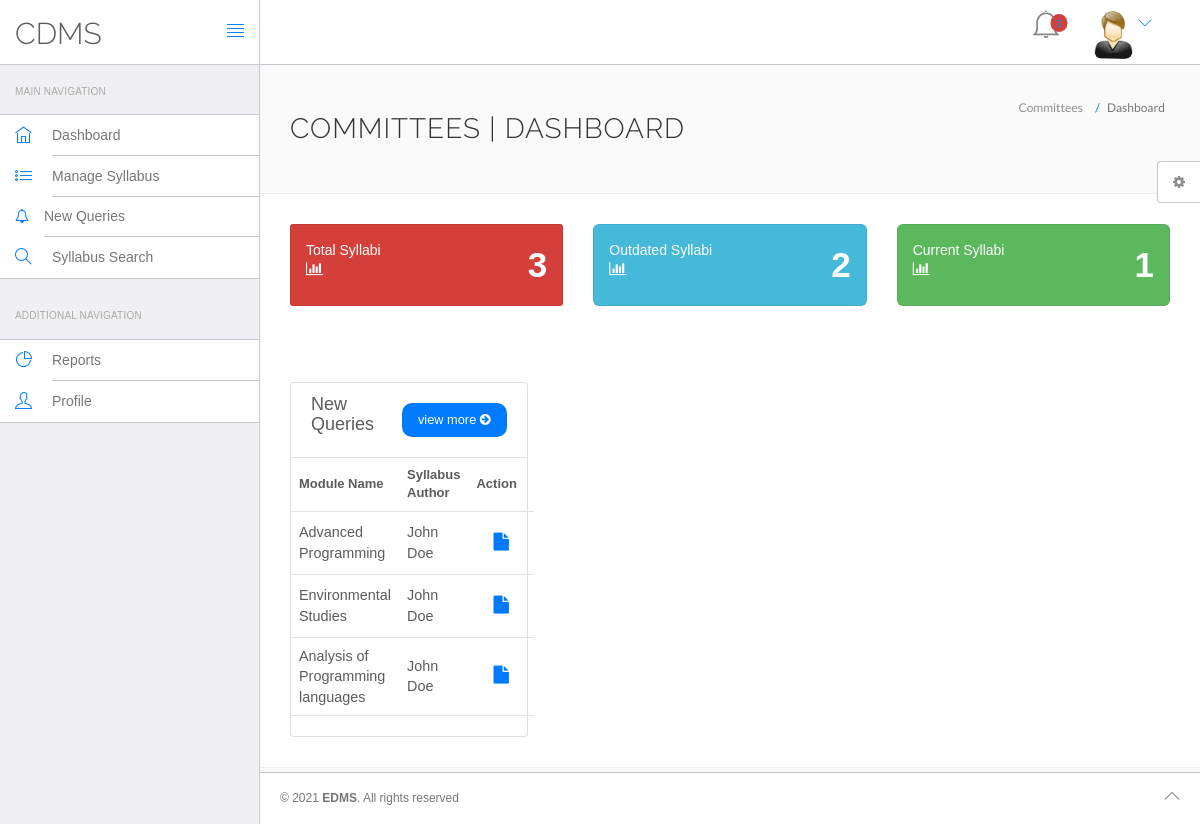
The app's page /views/Committees/dashboard.php (signed in) with its own data.
### tables this page shows
CREATE TABLE IF NOT EXISTS `syllabus` (
  `Syllabus_ID` int NOT NULL AUTO_INCREMENT,
  `Author_ID` int NOT NULL,
  `Committee_ID` int NOT NULL,
  `Module_code` varchar(10) NOT NULL,
  `Module_name` varchar(50) NOT NULL,
  `Link_to_syllabus` varchar(150) DEFAULT NULL,
  `Years_outdated` int NOT NULL,
  `Level` int NOT NULL,
  `Remarks` varchar(150) DEFAULT NULL,
  `Approval_Status` varchar(50) DEFAULT NULL,
  PRIMARY KEY (`Syllabus_ID`),
  KEY `Syllabus_Author_ID_fk` (`Author_ID`) USING BTREE,
  KEY `syllabus_committee_ID_fk` (`Committee_ID`) USING BTREE
);

CREATE TABLE IF NOT EXISTS `syllabus_author` (
  `Author_ID` int NOT NULL,
  `Faculty_ID` int NOT NULL,
  `School_ID` int NOT NULL,
  `Name` varchar(50) NOT NULL,
  `Profile_Picture` varchar(50) DEFAULT NULL,
  `Email` varchar(50) DEFAULT NULL,
  `Address` varchar(100) DEFAULT NULL,
  `Education` varchar(60) DEFAULT NULL,
  `Skill` varchar(100) DEFAULT NULL,
  `Position` varchar(50) NOT NULL,
  `Note` varchar(150) DEFAULT NULL,
  PRIMARY KEY (`Author_ID`),
  UNIQUE KEY `Faculty_ID` (`Faculty_ID`) USING BTREE,
  UNIQUE KEY `School_ID` (`School_ID`),
  UNIQUE KEY `Email` (`Email`)
);

### views/committees/dashboard.php (the view, shortened to what this page needs)
<?php
	include('include/config.php');
	$id = $_SESSION['cid'];
?>
<!DOCTYPE html>
<html>
    <head>
		<link rel="stylesheet" href="vendor/bootstrap/css/bootstrap.min.css"/>
		<link rel="stylesheet" href="vendor/fontawesome/css/font-awesome.min.css"/>
		<link rel="stylesheet" href="vendor/themify-icons/themify-icons.min.css"/>
		<link href="vendor/animate.css/animate.min.css" rel="stylesheet" media="screen"/>
		<link href="vendor/perfect-scrollbar/perfect-scrollbar.min.css" rel="stylesheet" media="screen"/>
		<link href="vendor/switchery/switchery.min.css" rel="stylesheet" media="screen"/>
		<link href="vendor/bootstrap-touchspin/jquery.bootstrap-touchspin.min.css" rel="stylesheet" media="screen"/>
		<link href="vendor/select2/select2.min.css" rel="stylesheet" media="screen"/>
		<link href="vendor/bootstrap-datepicker/bootstrap-datepicker3.standalone.min.css" rel="stylesheet" media="screen"/>
		<link href="vendor/bootstrap-timepicker/bootstrap-timepicker.min.css" rel="stylesheet" media="screen"/>
		<link rel="stylesheet" href="assets/css/styles.css"/>
		<link rel="stylesheet" href="assets/css/plugins.css"/>
		<link rel="stylesheet" href="assets/css/themes/theme-1.css" id="skin_color" />
    </head>
    <body>
    <div id="app">
			<?php include('include/sidebar.php');?>
			<div class="app-content">
				<?php include('include/header.php');?>
				<div class="main-content" >
					<div class="wrap-content container" id="container">
						<section id="page-title">
							<div class="row">
								<div class="col-sm-8">
									<h1 class="mainTitle">Committees | Dashboard</h1>
																	</div>
								<ol class="breadcrumb">
									<li>
										<span>Committees</span>
									</li>
									<li class="active">
										<span>Dashboard</span>
									</li>
								</ol>
							</div>
						</section>
							<div class="container-fluid container-fullw bg-white">
								<div class="row">
									<div class="col-sm-4">
										<div class="panel panel-white bg-danger" style="background-color:border-radius: 6px;">
											<div class="panel-body">
												<a href="manage-syllabus.php">
													<div class="pull-left">
														<small class="StepTitle" style="color:white;font-size: 14px;">Total Syllabi</small>
														<br />
														<i class="fa fa-bar-chart" style="color:white;font-size:15px;"></i>
													</div>
													<div class="pull-right">
														<?php
															$sql = mysqli_query($conn,"SELECT * FROM syllabus ");
															$num_rows = mysqli_num_rows($sql);
															echo "<span style='color:white;font-size: 35px;'><b>$num_rows</b></span>"
														?>
													</div>
												</a>
											</div>
										</div>
									</div>
									<div class="col-sm-4">
										<div class="panel panel-white bg-info" style="border-radius: 6px;">
											<div class="panel-body">
												<a href="outdated-syllabi.php">
													<div class="pull-left">
														<small class="StepTitle " style="color:white;font-size: 14px;">Outdated Syllabi</small>
														<br />
														<i class="fa fa-bar-chart" style="color:white;font-size:15px;"></i>
													</div>
													<div class="pull-right">
														<?php
															$sql = mysqli_query($conn,"SELECT * FROM syllabus WHERE Years_Outdated >= 3");
															$num_rows = mysqli_num_rows($sql);
															echo "<span style='color:white;font-size: 35px;'><b>$num_rows</b></span>"
														?>
													</div>
												</a>
											</div>
										</div>
									</div>
									<div class="col-sm-4">
										<div class="panel panel-white bg-success" style="border-radius: 6px;">
											<div class="panel-body">
												<a href="manage-syllabus.php">
													<div class="pull-left">
														<small class="StepTitle" style="color:white;font-size:14px;">Current Syllabi</small>
														<br />
														<i class="fa fa-bar-chart" style="color:white;font-size:15px;"></i>
													</div>
													<div class="pull-right">
														<?php
															$sql = mysqli_query($conn,"SELECT * FROM syllabus WHERE Years_Outdated < 3");
															$num_rows = mysqli_num_rows($sql);
															echo "<span style='color:white;font-size: 35px;'><b>$num_rows</b></span>"
														?>
													</div>
												</a>
											</div>
										</div>
									</div>
								</div>
								<div class="row">
									<div class="col-sm-4 recent-grid">
										<div class="card">
											<div class="card-header bg-white">
												<h4 class="pull-left">New Queries</h1>
												<a class="pull-right btn btn-primary" href="new-queries.php"><span>view more <i class="fa fa-arrow-circle-right"></i></span></a>
											</div>
											<div class="card-body">
												<table width="100%" class="table table-hover" id="recent">
													<thead>
														<tr>
															<th>Module Name</th>
															<th class="hidden-xs">Syllabus Author</th>
															<th>Action</th>
														</tr>
													</thead>
													<tbody>
														<?php
															$sql1 = mysqli_query($conn,"SELECT * FROM syllabus WHERE Committee_ID = '$id' AND Approval_Status ='Pending Review'");
															while($row1=mysqli_fetch_assoc($sql1))
															{
																$AuthID = $row1['Author_ID'];
																$morris = mysqli_query($conn,"SELECT * FROM syllabus_author WHERE Author_ID = '$AuthID'");
																while($kingz=mysqli_fetch_assoc($morris))
																{
														?>
														<tr>
															<td class="hidden-xs"><?php echo $row1['Module_name'];?></td>
															<td><?php echo $kingz['Name'];?></td>
															<td>
																<div class="visible-md visible-lg hidden-sm hidden-xs">
																	<a href="query-details.php?id=<?php echo $row1['Syllabus_ID'] ?>" class="btn btn-transparent btn-lg" title="View Details"><i class="fa fa-file"></i></a>
																</div>
															</td>
														</tr>
														<?php
															}}
														?>
													</tbody>
												</table>
											</div>
										</div>
									</div>
								</div>
							</div>
						</div>
					</div>
				</div>
				<?php include('include/footer.php');?>
				<?php include('include/setting.php');?>
		</div>
    </body>
</html>

### views/committees/assets/css/themes/theme-1.css (style rules this page uses)
body { background: #FAFAFA; }

### views/committees/dashboard.php (style rules this page uses)
.recent-grid { margin-top: 3.5rem; display: grid; grid-gap: 2rem; grid-template-columns: 87% auto; }
table { border-collapse: collapse; }
thead tr { border: 1px solid #f0f0f0; border-bottom: 2px solid #f0f0f0; }
td { padding: .5rem 1rem; font-size: .9rem; color: #222; }
.card { position: relative; display: -webkit-box; display: -webkit-flex; display: -ms-flexbox; display: flex; -webkit-box-orient: vertical; -webkit-box-direction: normal; -webkit-flex-direction: column; -ms-flex-direction: column; flex-direction: column; background-color: #fff; border: 1px solid rgba(0, 0, 0, 0.125); border-radius: 0.25rem; }
.card-header { display: flex; justify-content: space-between; align-items: center; padding: 0.75rem 1.25rem; margin-bottom: 0; background-color: #f7f7f9; border-bottom: 1px solid rgba(0, 0, 0, 0.125); }
.card-header a.btn { border-radius: 10px; font-size: .8rem; padding: .5rem 1rem; border: 1px solid var(--main-color); }
.card-header:first-child { border-radius: calc(0.25rem - 1px) calc(0.25rem - 1px) 0 0; }

### records on screen
syllabus: Module_name "Advanced Programming"
syllabus_author: Name "John Doe"
syllabus: Module_name "Environmental Studies"
syllabus: Module_name "Analysis of Programming languages"

### other values on screen
$num_rows "3"
$num_rows "2"
$num_rows "1"
